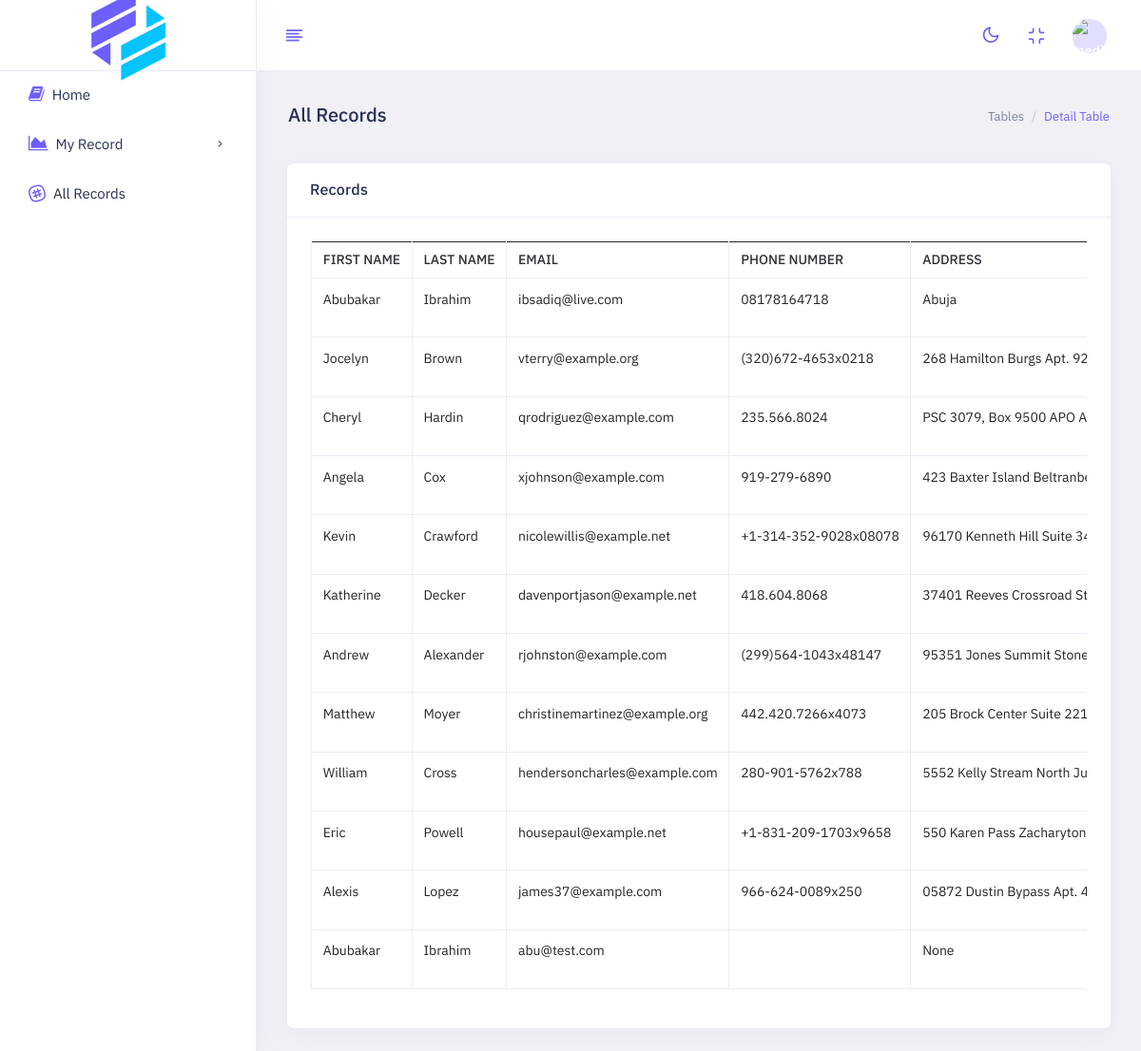
/records/ (signed in), run on the app's committed database.
### account/models.py (models this page shows, shortened)
class Profile(models.Model):
    phone_number_regex = RegexValidator(regex=r"^\+?1?\d{8,15}$")
    user = models.OneToOneField(
        User, related_name="profile_user", on_delete=models.CASCADE, null=True
    )
    profile_id = models.SlugField(
        blank=True, null=True, help_text=_("Unique identifier for the profile")
    )
    phone_number = models.CharField(
        validators=[phone_number_regex], max_length=16, unique=True
    )
    address = models.CharField(
        max_length=255, blank=True, null=True, help_text=_("Address of the user.")
    )

class User(AbstractBaseUser, PermissionsMixin):
    first_name = models.CharField(
        max_length=100,
    )
    last_name = models.CharField(
        max_length=100,
    )
    email = models.EmailField(verbose_name="email", max_length=60, unique=True)
    staff_id = models.CharField(max_length=8, null=True, blank=True)
    date_joined = models.DateTimeField(auto_now_add=True)
    last_login = models.DateTimeField(verbose_name="last login", auto_now=True)
    is_active = models.BooleanField(default=False)
    is_staff = models.BooleanField(default=False)
    is_superuser = models.BooleanField(default=False)
    is_patient = models.BooleanField(default=False)
    is_healthworker = models.BooleanField(default=False)
    USERNAME_FIELD = "email"
    REQUIRED_FIELDS = []  # email & Password are required by default.
    READONLY_FIELDS = ["date_joined", "last_login"]
    objects = UserManager()

### record/views.py (the view)
# urls.py: path('records/', UserMedicalRecordsView.as_view(), name='medical_records'),
class UserMedicalRecordsView(LoginRequiredMixin, ListView):
    template_name = 'medical_records.html'
    model = Profile
    context_object_name = 'profiles_with_medical_data'
    @method_decorator(user_passes_test(is_healthworker))
    def dispatch(self, *args, **kwargs):
        return super().dispatch(*args, **kwargs)
    def get_queryset(self):
        return Profile.objects.filter(data_profile__isnull=False)

### record/permissions.py (called while the page is built)
def is_healthworker(user):
    return user.is_healthworker

### record/templates/medical_records.html (shortened to what this page needs)
{% extends 'base.html' %}
{% load widget_tweaks %}
{% load i18n static %}
{% block content %}
<div class="main-content app-content mt-0">
    <div class="side-app">
        <div class="main-container container-fluid">
            <div class="page-header">
                <h1 class="page-title">All Records</h1>
                <div>
                    <ol class="breadcrumb">
                        <li class="breadcrumb-item"><a href="javascript:void(0)">Tables</a></li>
                        <li class="breadcrumb-item active" aria-current="page">Detail Table</li>
                    </ol>
                </div>
            </div>
            <div class="row row-sm">
                <div class="col-lg-12">
                    <div class="card">
                        <div class="card-header">
                            <h3 class="card-title">Records</h3>
                        </div>
                        <div class="card-body">
                            <div class="table-responsive">
                                <table class="table table-bordered text-nowrap border-bottom" id="basic-datatable">
                                    <thead>
                                        <tr>
                                            <th class="wd-15p border-bottom-0">First Name</th>
                                            <th class="wd-15p border-bottom-0">Last Name</th>
                                            <th class="wd-15p border-bottom-0">Email</th>
                                            <th class="wd-15p border-bottom-0">Phone Number</th>
                                            <th class="wd-15p border-bottom-0">Address</th>
                                        </tr>
                                    </thead>
                                    <tbody>
                                        {% for profile in profiles_with_medical_data %}
                                            <tr>
                                                <td>{{ profile.user.first_name }}</td>
                                                <td>{{ profile.user.last_name }}</td>
                                                <td>{{ profile.user.email }}</td>
                                                <td>{{ profile.phone_number }}</td>
                                                <td>{{ profile.address }}</td>
                                            </tr>
                                            {% endfor %}
                                    </tbody>
                                </table>
                            </div>
                        </div>
                    </div>
                </div>
            </div>
            </div>
            </div>
            </div>
{% endblock %}

### templates/base.html (shortened to what this page needs)
<!doctype html>
<html lang="en" dir="ltr">
{% load static %}
<head>
    <link id="style" href="{% static 'assets/plugins/bootstrap/css/bootstrap.min.css' %}" rel="stylesheet" />
    <link href="{% static 'assets/css/style.css' %}" rel="stylesheet" />
    <link href="{% static '/assets/css/dark-style.css' %}" rel="stylesheet" />
    <link href="{% static '/assets/css/transparent-style.css' %}" rel="stylesheet">
    <link href="{% static '/assets/css/skin-modes.css' %}" rel="stylesheet" />
    <link href="{% static 'assets/css/plugins.css' %}" rel="stylesheet">
    <link href="{% static 'assets/css/icons.css' %}" rel="stylesheet" />
    <link href="{% static 'assets/switcher/css/switcher.css' %}" rel="stylesheet"/>
    <link href="{% static 'assets/switcher/demo.css' %}" rel="stylesheet">
</head>
<body class="app sidebar-mini ltr light-mode">
    <div class="page">
        <div class="page-main">
            {% include "includes/header.html" %}
            {% include "includes/sidebar.html" %}
            {% block content %}{% endblock content %}
        </div>
    </div>
</body>
</html>

### templates/includes/header.html (shortened to what this page needs)
{% load static %}
<div class="app-header header sticky">
    <div class="container-fluid main-container">
        <div class="d-flex">
            <a aria-label="Hide Sidebar" class="app-sidebar__toggle" data-bs-toggle="sidebar"
               href="javascript:void(0)"></a>
            <div class="d-flex order-lg-2 ms-auto header-right-icons">
                <div class="navbar navbar-collapse responsive-navbar p-0">
                    <div class="collapse navbar-collapse" id="navbarSupportedContent-4">
                        <div class="d-flex order-lg-2">
                            <div class="d-flex country">
                                <a class="nav-link icon theme-layout nav-link-bg layout-setting">
                                    <span class="dark-layout"><i class="fe fe-moon"></i></span>
                                </a>
                            </div>
                            <div class="dropdown d-flex">
                                <a class="nav-link icon full-screen-link nav-link-bg">
                                    <i class="fe fe-minimize fullscreen-button"></i>
                                </a>
                            </div>
                            <div class="dropdown d-flex profile-1">
                                <a href="javascript:void(0)" data-bs-toggle="dropdown"
                                   class="nav-link leading-none d-flex">
                                    <img src="/{{request.user.profile_pic}}" alt="media/profile_pics/profile.png"
                                         class="avatar  profile-user brround cover-image">
                                </a>
                            </div>
                        </div>
                    </div>
                </div>
            </div>
        </div>
    </div>
</div>

### templates/includes/sidebar.html (shortened to what this page needs)
{% load static %}
<div class="sticky">
    <div class="app-sidebar">
        <div class="side-header">
            <a class="header-brand1" href="#">
                <img src="{% static '/assets/images/brand/icon-dark.png' %}"
                    class="header-brand-img light-logo1" alt="logo">
            </a>
        </div>
        <div class="main-sidemenu">
            <ul class="side-menu">
                <li class="slide">
                    <a class="side-menu__item" data-bs-toggle="slide" href="{% url 'record:index' %} "><i
                            class="side-menu__icon fa fa-book"></i><span class="side-menu__label">Home</span>
                    </a>
                </li>
                <li class="slide">
                    <a class="side-menu__item" data-bs-toggle="slide" href="{% url 'record:my_record' %}">
                        <i class="side-menu__icon fa fa-area-chart"></i>
                        <span class="side-menu__label">My Record</span><i class="angle fe fe-chevron-right"></i>
                    </a>
                </li>
                {% if request.user.is_healthworker %}
                    <li class="slide">
                        <a class="side-menu__item" data-bs-toggle="slide" href="{% url 'record:medical_records' %}"><i
                            class="side-menu__icon fe fe-slack"></i><span class="side-menu__label">All Records</span>
                        </a>
                    </li>
                {% endif %}
            </ul>
        </div>
    </div>
</div>

### templates/includes/scripts.html (shortened to what this page needs)
{% load static %}

### data on the page
Profile: user.first_name "Abubakar", user.last_name "Ibrahim", user.email "ibsadiq@live.com", phone_number "08178164718", address "Abuja"
Profile: user.first_name "Jocelyn", user.last_name "Brown", user.email "vterry@example.org", phone_number "(320)672-4653x0218", address "268 Hamilton Burgs Apt.…"
Profile: user.first_name "Cheryl", user.last_name "Hardin", user.email "qrodriguez@example.com", phone_number "235.566.8024", address "PSC 3079, Box 9500 APO…"
Profile: user.first_name "Angela", user.last_name "Cox", user.email "xjohnson@example.com", phone_number "919-279-6890", address "423 Baxter Island…"
Profile: user.first_name "Kevin", user.last_name "Crawford", user.email "nicolewillis@example.net", phone_number "+1-314-352-9028x08078", address "96170 Kenneth Hill Suite…"
Profile: user.first_name "Katherine", user.last_name "Decker", user.email "davenportjason@example.net", phone_number "418.604.8068", address "37401 Reeves Crossroad…"
Profile: user.first_name "Andrew", user.last_name "Alexander", user.email "rjohnston@example.com", phone_number "(299)564-1043x48147", address "95351 Jones Summit…"
Profile: user.first_name "Matthew", user.last_name "Moyer", user.email "christinemartinez@example.org", phone_number "442.420.7266x4073", address "205 Brock Center Suite 221…"
Profile: user.first_name "William", user.last_name "Cross", user.email "hendersoncharles@example.com", phone_number "280-901-5762x788", address "5552 Kelly Stream North…"
Profile: user.first_name "Eric", user.last_name "Powell", user.email "housepaul@example.net", phone_number "+1-831-209-1703x9658", address "550 Karen Pass…"
Profile: user.first_name "Alexis", user.last_name "Lopez", user.email "james37@example.com", phone_number "966-624-0089x250", address "05872 Dustin Bypass Apt.…"
Profile: user.first_name "Abubakar", user.last_name "Ibrahim", user.email "abu@test.com", address "None"
